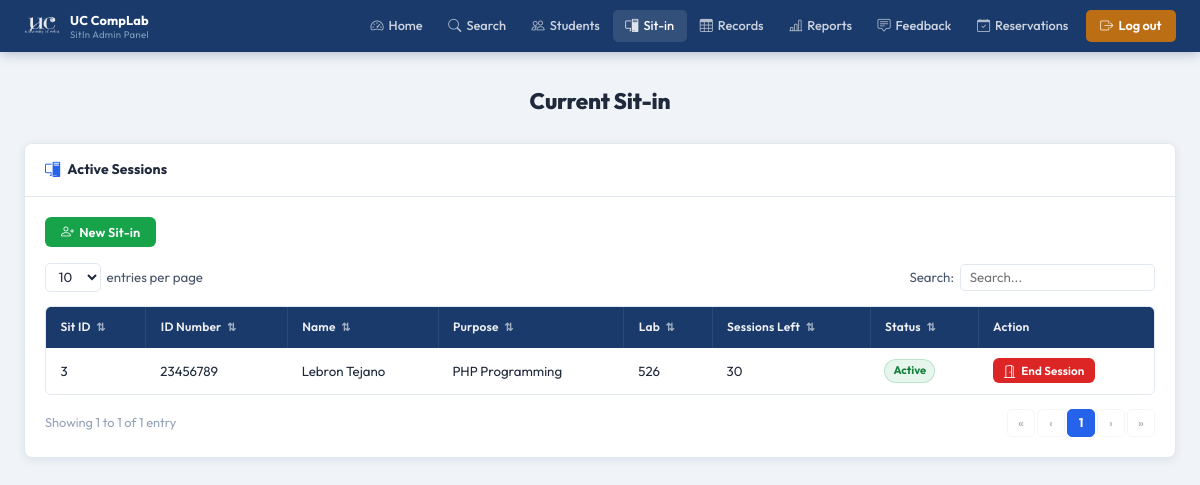
Page /pages/admin/sitin.php (signed in) on the earlier database version.
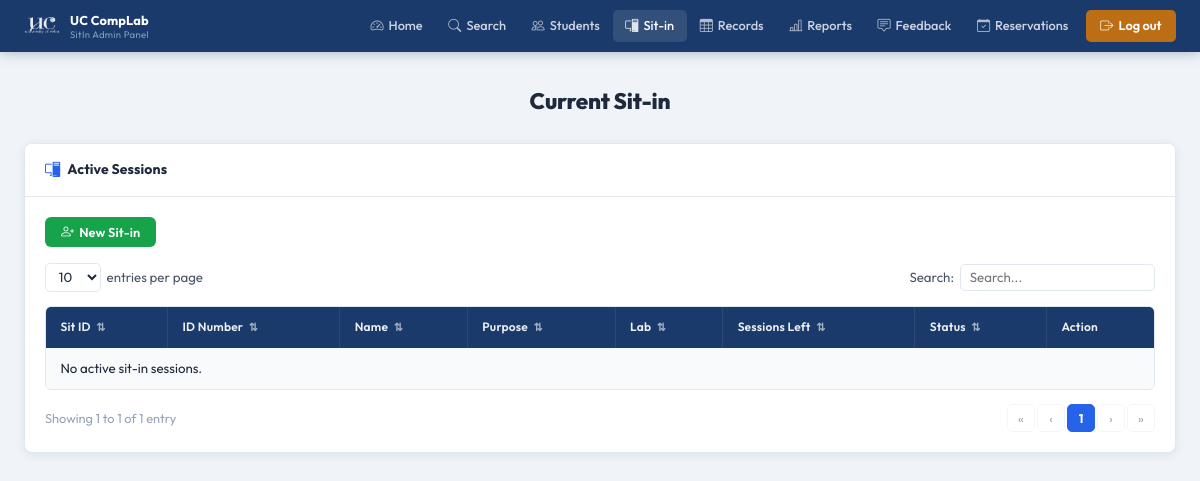
Same page on the later database version.
### tables this page shows
CREATE TABLE sit_in_logs (
            id          INTEGER PRIMARY KEY AUTOINCREMENT,
            user_id     INTEGER NOT NULL,
            lab_room    TEXT    NOT NULL,
            purpose     TEXT,
            status      TEXT    DEFAULT 'active',
            login_time  DATETIME DEFAULT CURRENT_TIMESTAMP,
            logout_time DATETIME,
            FOREIGN KEY (user_id) REFERENCES users(id) ON DELETE CASCADE
        );

CREATE TABLE users (
            id                 INTEGER PRIMARY KEY AUTOINCREMENT,
            first_name         TEXT    NOT NULL,
            last_name          TEXT    NOT NULL,
            middle_name        TEXT,
            student_id         TEXT    UNIQUE NOT NULL,
            course             TEXT    NOT NULL,
            course_level       INTEGER NOT NULL,
            email              TEXT    UNIQUE NOT NULL,
            address            TEXT    NOT NULL,
            password           TEXT    NOT NULL,
            remaining_sessions INTEGER DEFAULT 30,
            created_at         DATETIME DEFAULT CURRENT_TIMESTAMP
        , profile_picture TEXT);

### pages/admin/sitin.php (the view, shortened to what this page needs)
<?php
$base = '../../';
$db = getDB();
$sitins = $db->query("
    SELECT s.id, u.id AS user_id, u.student_id,
           u.first_name || ' ' || u.last_name AS full_name,
           s.purpose, s.lab_room, u.remaining_sessions, s.status, s.login_time
    FROM sit_in_logs s
    JOIN users u ON u.id = s.user_id
    WHERE s.logout_time IS NULL
    ORDER BY s.login_time DESC
")->fetchAll();
?>
<!DOCTYPE html>
<html lang="en">
<head>
  <link rel="stylesheet" href="<?= $base ?>assets/css/admin.css"/>
  <link rel="stylesheet" href="https://cdn.jsdelivr.net/npm/bootstrap-icons@1.11.3/font/bootstrap-icons.css"/>
</head>
<body>
<?php require_once __DIR__ . '/../../includes/admin-navbar.php'; ?>
<div class="admin-page">
  <div class="admin-inner">
    <h1 class="a-page-title">Current Sit-in</h1>
    <div class="a-card">
      <div class="a-card-header">
        <i class="bi bi-pc-display"></i> Active Sessions
      </div>
      <div class="a-card-body">
        <div style="margin-bottom:1rem;">
          <button class="a-btn a-btn-green" onclick="openModal('searchStudentModal')">
            <i class="bi bi-person-plus"></i> New Sit-in
          </button>
        </div>
        <div class="a-table-controls">
          <div class="a-entries-wrap">
            <select id="sitSelect" class="a-entries-select">
              <option>10</option><option>25</option><option>50</option>
            </select>
            <span>entries per page</span>
          </div>
          <div class="a-search-wrap">
            <label>Search:</label>
            <input type="text" id="sitSearch" class="a-search-box" placeholder="Search..."/>
          </div>
        </div>
        <div class="a-table-wrap">
          <table class="a-table" id="sitTable">
            <thead>
              <tr>
                <th class="a-sortable" data-col="0">Sit ID <span class="a-sort-icon">⇅</span></th>
                <th class="a-sortable" data-col="1">ID Number <span class="a-sort-icon">⇅</span></th>
                <th class="a-sortable" data-col="2">Name <span class="a-sort-icon">⇅</span></th>
                <th class="a-sortable" data-col="3">Purpose <span class="a-sort-icon">⇅</span></th>
                <th class="a-sortable" data-col="4">Lab <span class="a-sort-icon">⇅</span></th>
                <th class="a-sortable" data-col="5">Sessions Left <span class="a-sort-icon">⇅</span></th>
                <th class="a-sortable" data-col="6">Status <span class="a-sort-icon">⇅</span></th>
                <th>Action</th>
              </tr>
            </thead>
            <tbody id="sitBody">
              <?php if (empty($sitins)): ?>
                <tr class="a-table-empty">
                  <td colspan="8">No active sit-in sessions.</td>
                </tr>
              <?php else: ?>
                <?php foreach ($sitins as $row): ?>
                  <tr class="a-data-row">
                    <td><?= (int)$row['id'] ?></td>
                    <td><?= htmlspecialchars($row['student_id']) ?></td>
                    <td><?= htmlspecialchars($row['full_name']) ?></td>
                    <td><?= htmlspecialchars($row['purpose'] ?? '—') ?></td>
                    <td><?= htmlspecialchars($row['lab_room']) ?></td>
                    <td><?= (int)$row['remaining_sessions'] ?></td>
                    <td><span class="a-badge badge-active">Active</span></td>
                    <td>
                      <form method="POST" style="display:inline;"
                        onsubmit="return confirm('End this session? One session will be deducted.')">
                        <button type="submit" class="a-btn a-btn-red a-btn-sm">
                          <i class="bi bi-door-open"></i> End Session
                        </button>
                      </form>
                    </td>
                  </tr>
                <?php endforeach; ?>
              <?php endif; ?>
            </tbody>
          </table>
        </div>
        <div class="a-table-footer">
          <div class="a-table-info" id="sitInfo"></div>
          <div class="a-pagination"  id="sitPag"></div>
        </div>
      </div>
    </div>
  </div>
</div>
</body>
</html>

Differences in the rows shown:
removed sit_in_logs: id "3", user.student_id "23456789", full_name "Lebron Tejano", purpose "PHP Programming", lab_room "526", user.remaining_sessions "30"
Other differences:
text now shown: "No active sit-in sessions."
